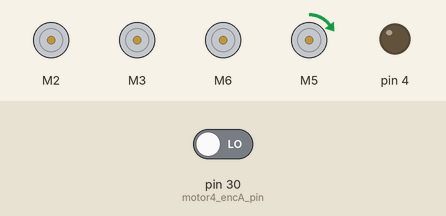
A sketch run on a simulated Arduino Leonardo, built with avr-gcc and run on an emulated ATmega32U4. Parts: 4 × DC motor (green arrow = forward, orange = backward, longer = faster), output pins drawn as LEDs (lit = HIGH). The test bench sets the inputs (shaded band); at power-on: pin 30 (motor4_encA_pin) LOW. What the sketch prints to the serial monitor is not drawn.

Above: at 1.1 s.
Timing chart, 0 to 5.3 s (numbered marks = the images above):
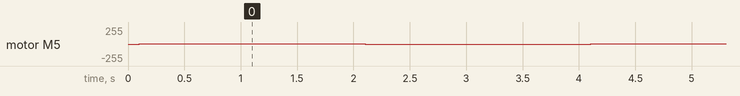

Measured:
- by itself, motor M5: alternates forward 5/255 for 2.0 s and backward 5/255 for 2.0 s

The sketch:

frog_encoderTest.ino
```cpp
#include <CytronMotorDriver.h>

// a motor driver uses two pins to communicate: 1 for motor velocity (pwm), 1 for motor direction (high/low)
CytronMD motor1(PWM_DIR, 2, 22); // front-left
CytronMD motor2(PWM_DIR, 3, 23); // front-right
CytronMD motor3(PWM_DIR, 6, 24); // rear-left
CytronMD motor4(PWM_DIR, 5, 25); // rear-right
CytronMD motors [] = {motor1, motor2, motor3, motor4};

#define motor4_encA_pin 30
#define motor4_encB_pin 31

int motor4_encA_state = 0;
int motor4_encA_lastState = 0;

// control the rate at which the serial ports communicate
const int serialRate = 9600;

void setup() {
  Serial.begin(serialRate);
  delay(100);
  encoders_setup();
  motors_setup();
}

void loop() {
  int pwm_min = 5;
  int pwm_max = 5;
  int pwm_inc = 10;
  int delayTime = 2000; // milliseconds

  unsigned long int timer;
  int numPulses;

  for (int i = 3; i < 4; i++) {
    for (int j = pwm_min; j <= pwm_max; j += pwm_inc) { // run motor forward
      motors[i].setSpeed(j);
      Serial.print("motor ");
      Serial.print(i);
      Serial.print(" forward ");
      Serial.print(j);

      numPulses = 0;
      timer = millis();
      while(millis() - timer < delayTime){
        motor4_encA_state = digitalRead(motor4_encA_pin);
        if (motor4_encA_state == 1 && motor4_encA_lastState == 0){
          numPulses++;
        }
        motor4_encA_lastState = motor4_encA_state;
      }
      Serial.print("    numPulses: ");
      Serial.println(numPulses);
    }
    for (int j = -1 * pwm_min; j >= -1 * pwm_max; j -= pwm_inc) { // run motor backward
      motors[i].setSpeed(j);
      Serial.print("motor ");
      Serial.print(i);
      Serial.print(" backward ");
      Serial.print(j);

      numPulses = 0;
      timer = millis();
      while(millis() - timer < delayTime){
        motor4_encA_state = digitalRead(motor4_encA_pin);
        if (motor4_encA_state != motor4_encA_lastState){
          numPulses++;
        }
        motor4_encA_lastState = motor4_encA_state;
      }
      Serial.print("    numPulses: ");
      Serial.println(numPulses);
    }
  }
}

void encoders_setup() {
  pinMode(motor4_encA_pin, INPUT);
  pinMode(motor4_encB_pin, INPUT);
  motor4_encA_lastState = digitalRead(motor4_encA_pin);
}

void motors_setup() {
  /*
  This tests to ensure the motors are set up properly. Each motor is run forward then backwards.
*/
  Serial.println("  motors_setup...");
  pinMode(2, OUTPUT);
  pinMode(3, OUTPUT);
  pinMode(6, OUTPUT);
  pinMode(5, OUTPUT);
  pinMode(22, OUTPUT);
  pinMode(23, OUTPUT);
  pinMode(24, OUTPUT);
  pinMode(25, OUTPUT);

  /* Set pwm pins to maximum frequency https://forum.arduino.cc/t/mega-2560-pwm-frequency/71434/19
   The 3 LSB of registers TCCRnB contain the prescale value of the frequency. The frequeny used on the pins
   is some frequency divided by the prescale factor, so the lower the scaling factor the higher the frequency.
   The default value of prescale for TCCR3B and TCCR4B 4->490Hz. TCCR3B controls pins 5, 3, and 2, and TCCR4B controls pins 6, 7, and 8.
   We can't use pins 4 or 13 for pwm because their frequency is controlled by TCCR0B which also controls the clock frequency for the whole Arduino!
   We set TCCR3B and TCCR4B to 1 -> 31 kHz*/
  int prescaleClear = 0x07;
  int prescaleValue = 0x01;
  TCCR3B &= ~prescaleClear;
  TCCR3B |= prescaleValue;
  TCCR4B &= ~prescaleClear;
  TCCR4B |= prescaleValue;
  Serial.print("    TCCR3B ");
  Serial.println(TCCR3B);
  Serial.print("    TCCR4B ");
  Serial.println(TCCR4B);

  for (int i = 0; i < 4; i++) {
    motors[i].setSpeed(0);
  }
}
```
